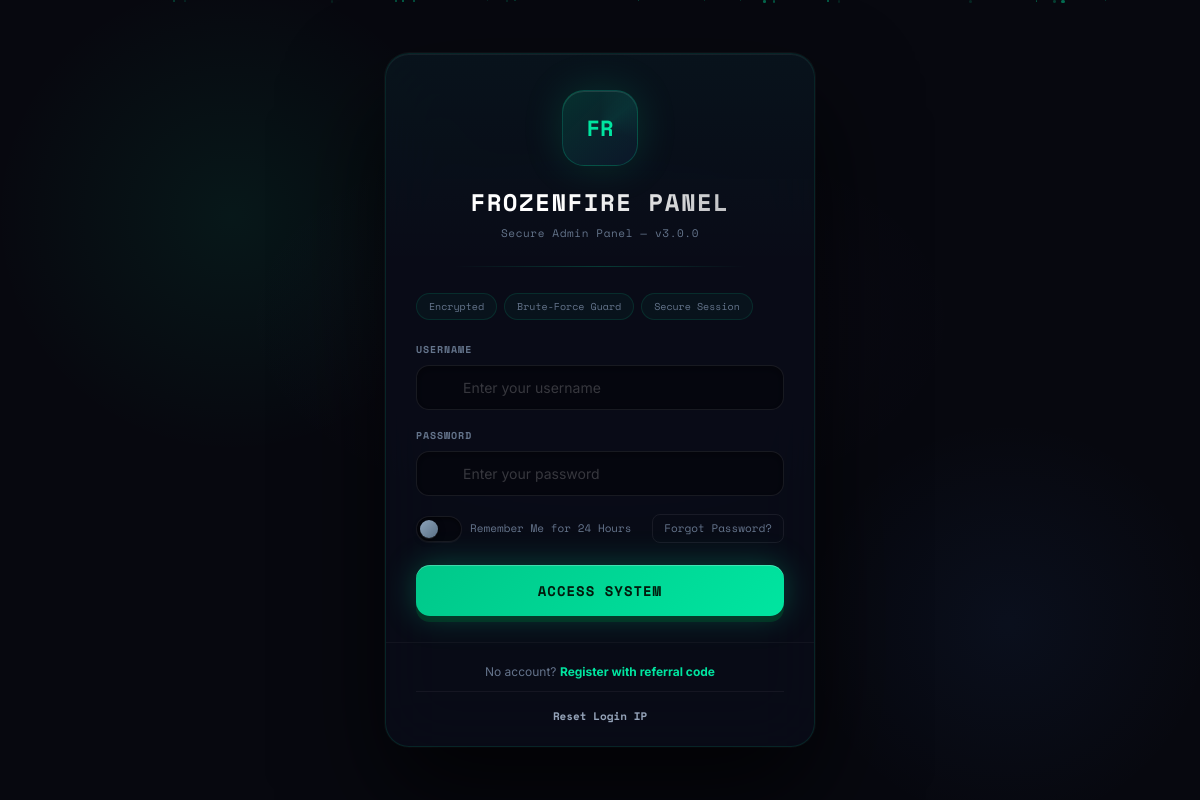
The page / on the database its author committed.
### tables this page shows
CREATE TABLE IF NOT EXISTS `panel_settings` (
  `id`         int(11)      NOT NULL AUTO_INCREMENT,
  `skey`       varchar(100) NOT NULL,
  `svalue`     text         DEFAULT NULL,
  `updated_at` datetime     NOT NULL DEFAULT CURRENT_TIMESTAMP ON UPDATE CURRENT_TIMESTAMP,
  PRIMARY KEY (`id`),
  UNIQUE KEY `skey` (`skey`)
);

### app/Config/db.php (called while the page is built, shortened)
<?php
class DB {
    private static ?DB $inst = null;
    private PDO $pdo;
    private function __construct() {
        $dsn = 'mysql:host='.DB_HOST.';dbname='.DB_NAME.';charset='.DB_CHARSET;
        try {
            $this->pdo = new PDO($dsn, DB_USER, DB_PASS, [
                PDO::ATTR_ERRMODE            => PDO::ERRMODE_EXCEPTION,
                PDO::ATTR_DEFAULT_FETCH_MODE => PDO::FETCH_OBJ,
                PDO::ATTR_EMULATE_PREPARES   => false,
            ]);
        } catch (PDOException $e) {
            http_response_code(500);
            die(json_encode(['ok'=>false,'msg'=>'DB connection failed']));
        }
    }
    public static function i(): self {
        if (!self::$inst) self::$inst = new self();
        return self::$inst;
    }
    public function q(string $sql, array $p = []): PDOStatement {
        $s = $this->pdo->prepare($sql);
        $s->execute($p);
        return $s;
    }
    public function one(string $sql, array $p = []): ?object {
        return $this->q($sql,$p)->fetch() ?: null;
    }
}
function db(): DB { return DB::i(); }

### app/Helpers/security.php (called while the page is built, shortened)
<?php
require_once dirname(__DIR__).'/Config/db.php';
function getSetting(string $key, string $def=''): string {
    $r = db()->one("SELECT svalue FROM panel_settings WHERE skey=?",[$key]);
    return $r ? ($r->svalue ?? $def) : $def;
}

### index.php (the view, shortened to what this page needs)
<?php
require_once __DIR__.'/app/Config/db.php';
require_once __DIR__.'/app/Helpers/security.php';
$panelName=getSetting('panel_name','HB Panel');
$panelLogo=getSetting('panel_logo','');
?>
<!DOCTYPE html>
<html lang="en">
<head>
<link rel="stylesheet" href="/assets/css/panel.css?v=10">
</head>
<body>
<div class="login-scene">
  <div class="orb1"></div><div class="orb2"></div><div class="orb3"></div>
  <div class="pts" id="pts"></div>
  <div class="login-wrap">
    <div class="login-card anim-in">
      <div class="login-top">
        <div class="brand-logo">
          <?php if($panelLogo): ?><img src="<?=htmlspecialchars($panelLogo)?>" alt="Logo">
          <?php else: ?><div class="brand-logo-inner" style="font-size:22px;font-weight:900;color:var(--acc);font-family:var(--mono)"><?=strtoupper(substr($panelName,0,2))?></div><?php endif; ?>
        </div>
        <a href="/dashboard.php" style="text-decoration:none">
          <div class="brand-name"><?=htmlspecialchars(strtoupper($panelName))?></div>
        </a>
        <div class="brand-sub"><?=htmlspecialchars(getSetting('panel_tagline','Secure Admin Panel'))?> — v<?=getSetting('panel_version','3.0.0')?></div>
      </div>
      <div class="login-body">
        <div class="sec-row">
          <span class="sec-tag"><?=svgIcon('shield',11)?> Encrypted</span>
          <span class="sec-tag"><?=svgIcon('lock',11)?> Brute-Force Guard</span>
          <span class="sec-tag"><?=svgIcon('check',11)?> Secure Session</span>
        </div>
        <form method="POST" id="loginForm">
          <div class="input-wrap">
            <label>Username</label>
            <div class="auth-input-wrap">
              <input class="auth-inp" type="text" name="username" placeholder="Enter your username" required autocomplete="username">
            </div>
          </div>
          <div class="input-wrap">
            <label>Password</label>
            <div class="auth-input-wrap">
              <input class="auth-inp" type="password" name="password" id="passInp" placeholder="Enter your password" required autocomplete="current-password">
            </div>
          </div>
          <div class="row-opts" style="margin-bottom:22px">
            <div style="display:flex;align-items:center;gap:8px">
              <label class="tog"><input type="checkbox" name="remember_me" value="1"><span class="togsl"></span></label>
              <span class="stay-lbl">Remember Me for 24 Hours</span>
            </div>
            <a href="/forgot.php" class="forgot-link">Forgot Password?</a>
          </div>
          <button type="submit" class="btn-login" id="loginBtn">
            <span id="loginTxt" style="display:flex;align-items:center;justify-content:center;gap:8px"><?=svgIcon('login',16)?> ACCESS SYSTEM</span>
          </button>
        </form>
      </div>
      <div class="login-foot">
        <p>No account? <a href="/register.php">Register with referral code</a></p>
        <div style="margin-top:10px;padding-top:10px;border-top:1px solid rgba(255,255,255,.05)">
          <a href="/reset-device.php" style="font-size:11px;color:var(--muted2);font-family:var(--mono);text-decoration:none;display:inline-flex;align-items:center;gap:6px;padding:6px 12px;border:1px solid var(--border);border-radius:7px;transition:.15s">
            <?=svgIcon('phone',13)?> Reset Login IP
          </a>
        </div>
      </div>
    </div>
  </div>
</div>
</body>
</html>

### index.php (style rules this page uses)
.auth-input-wrap { position:relative;display:flex;align-items:center; background:rgba(0,0,0,.35); border:1px solid rgba(255,255,255,.08); border-radius:13px;transition:.22s;overflow:hidden; box-shadow:inset 0 2px 8px rgba(0,0,0,.35); }
.auth-inp { flex:1;background:none;border:none;color:var(--text); padding:13px 12px 13px 0;font-size:14px; outline:none;font-family:'Inter',sans-serif;width:100%; }
.auth-inp::placeholder { color:rgba(255,255,255,.2) }
.sec-row { display:flex;gap:7px;flex-wrap:wrap;margin-bottom:22px }
.sec-tag { display:inline-flex;align-items:center;gap:5px; padding:5px 12px; background:rgba(0,229,160,.04); border:1px solid rgba(0,229,160,.12); border-radius:20px;font-size:10px;color:var(--muted);font-family:var(--mono); }

### rows shown on the page
panel_settings: svalue "FR", svalue "FROZENFIRE PANEL"
panel_settings: svalue "Secure Admin Panel"
panel_settings: svalue "3.0.0"
